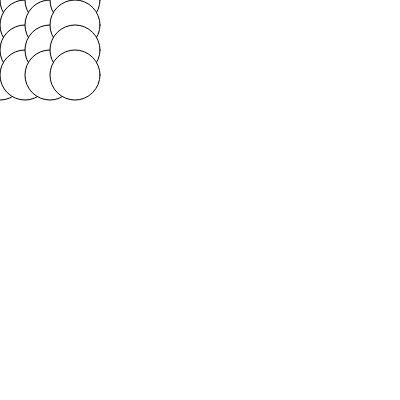
Frame 1 (no input)
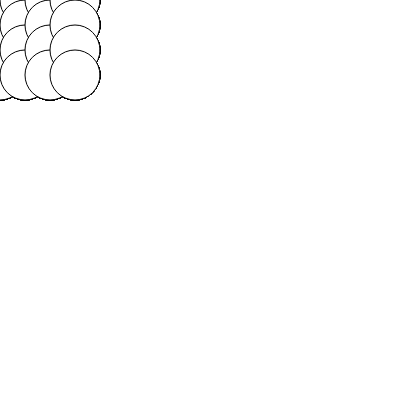
Frame 60 (no input)
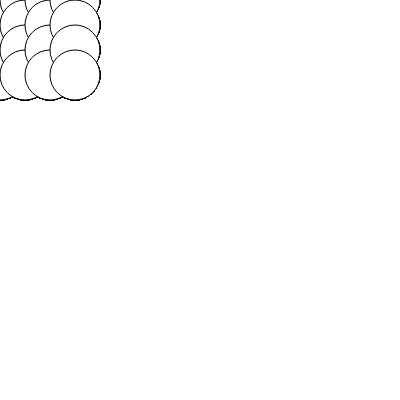
Frame 120 (the mouse pressed at the canvas centre since frame 60)

The p5.js sketch that drew these frames (run headless with seeded random() and noise() and a simulated clock; from frame 60 on, the mouse is pressed at the canvas centre):

// p5.js sketch
// ── sketch.js
function setup() {
  createCanvas(400, 400);
}

function draw() {
  for(let posX = 0; posX < 4; posX++)  {
    for(let posY = 0; posY < 4; posY++)  {
      circle(posX * 25, posY * 25, 50);
    }
  }
}
